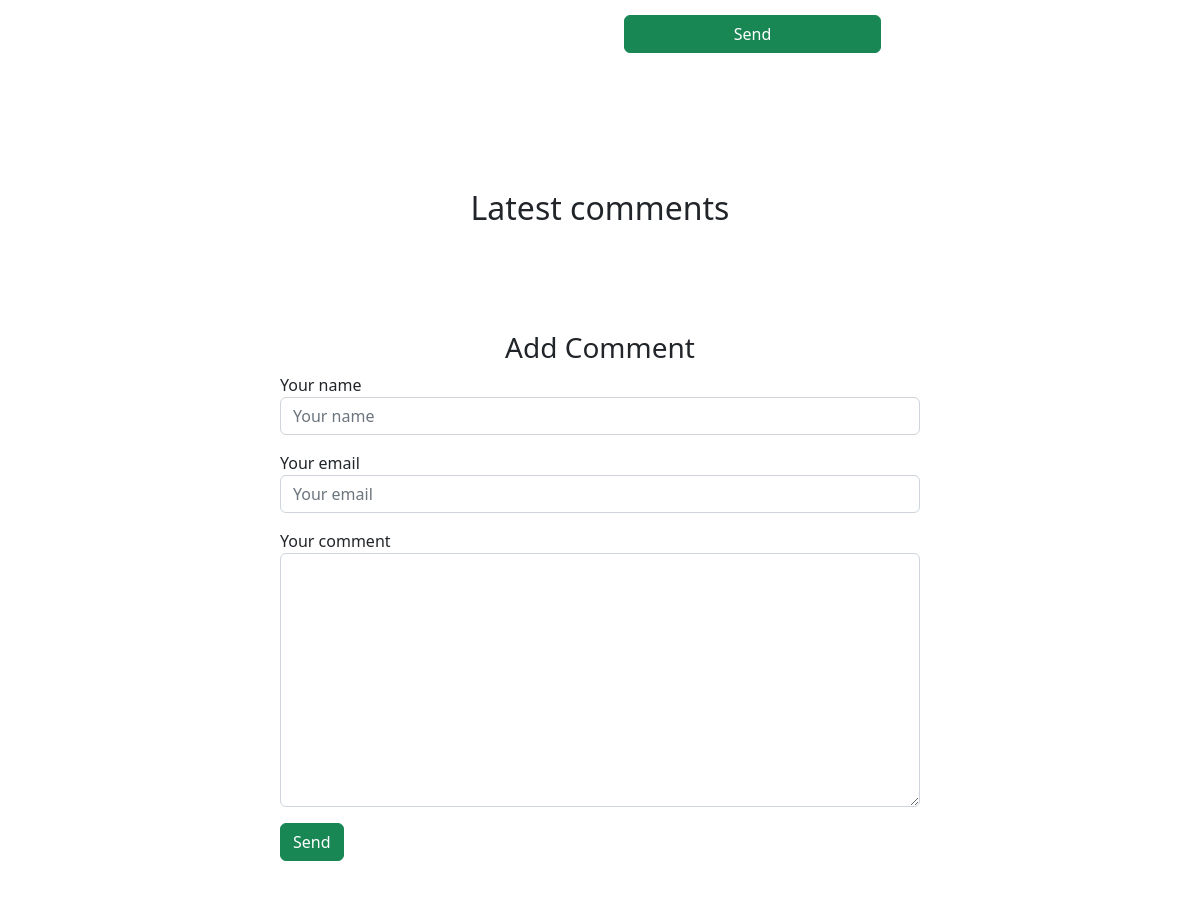
Before: /shop/product-detail/1 (middle part) with the older database file.
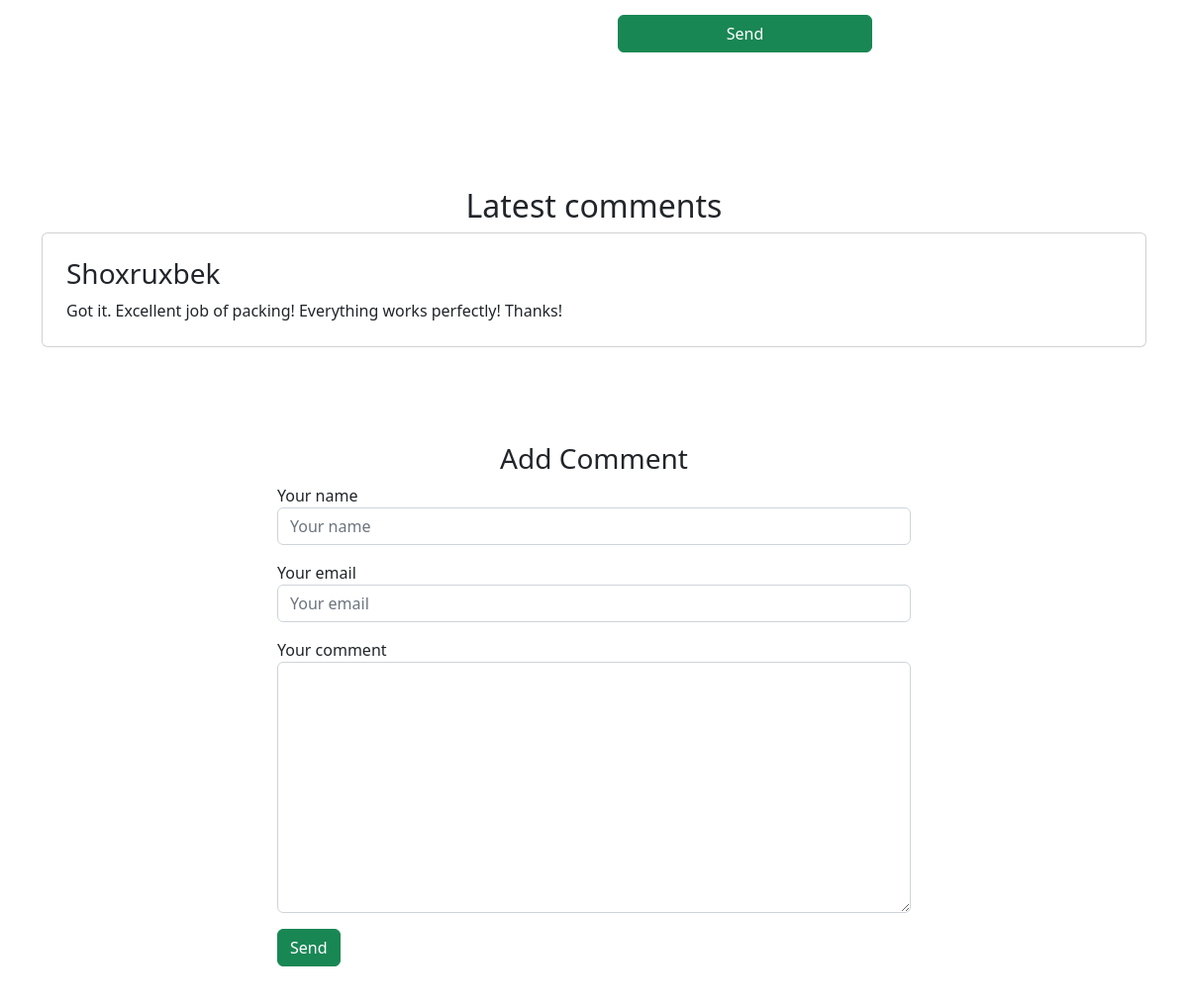
After: the same page with the newer database file.
### shop/models.py (models this page shows, shortened)
class Comment(models.Model):
    name = models.CharField(max_length=100)
    email = models.EmailField()
    body = models.TextField()
    is_appropriate = models.BooleanField(default=False)
    product = models.ForeignKey(Product, on_delete=models.CASCADE, related_name='comments')
    created_at = models.DateTimeField(auto_now_add=True)

### shop/views.py (the view)
# urls.py: path("product-detail/<int:product_id>", detail, name="detail"),
def detail(request, product_id):
    product = Product.objects.get(id=product_id)
    comments = Comment.objects.filter(product=product_id)
    if request.method == 'POST':
        comment_form = CommentForm(request.POST)
        if comment_form.is_valid():
            new_comment = comment_form.save(commit=False)
            new_comment.product = product
            new_comment.save()
            return redirect('detail', product_id=product.id)
    else:
        comment_form = CommentForm()
    context = {
        'product': product,
        'comments': comments,
        'comment_form': comment_form,
    }
    return render(request, 'shop/detail.html', context)

### shop/forms.py
class CommentForm(forms.ModelForm):
    class Meta:
        model = Comment
        fields = ['name', 'email', 'body']

### shop/models.py (called while the page is built)
    @property
    def discounted_price(self):
        return self.price * (1 - (self.discount / 100))

### shop/templates/shop/detail.html (shortened to what this page needs)
{% extends 'shop/base.html' %}
{% block content %}
        <section class="py-5">
            <div class="container px-4 px-lg-5 my-5">
                <div class="row gx-4 gx-lg-5 align-items-center">
                    <div class="col-md-6">
                        <div class="d-flex">
                            <form method="post">
                                  <div class="form-group mb-3">
                                    <input type="text" class="btn btn-success" value="Send">
                                  </div>
                              </form>
                        </div>
                    </div>
                </div>
            </div>
        </section>
        <div class="container mt-4 mb-4">
            <div class="row">
                <div class="col-12">
                    <div class="text-center">
                        <h2>Latest comments</h2>
                    </div>
                    {% for comment in comments %}
                        {% if comment.is_appropriate == True %}
                    <div class="media card p-4 mt-2">
                        <div class="media-body">
                          <h3 class="mt-0">{{ comment.name }}</h3>
                          {{ comment.body }}
                        </div>
                    </div>
                        {% endif %}
                    {% endfor %}
                </div>
                <div class="col-8 offset-2 mt-5">
                    <div class=" p-5">
                        <div class="text-center">
                            <h3>Add Comment</h3>
                        </div>
                    <form method="post">
                        <div class="form-group mb-3">
                          <label for="formGroupExampleInput">Your name</label>
                          <input type="text" class="form-control"  placeholder="Your name", name = "name">
                        </div>
                        <div class="form-group mb-3">
                          <label for="formGroupExampleInput2">Your email</label>
                          <input type="text" class="form-control" placeholder="Your email" name="email">
                        </div>
                        <div class="form-group mb-3">
                            <label for="formGroupExampleInput2">Your comment</label>
                           <textarea name="body" class="form-control" id="" cols="30" rows="10" ></textarea>
                          </div>
                          <div class="form-group mb-3">
                            <input type="submit" class="btn btn-success" value="Send">
                          </div>
                      </form>
                    </div>
                </div>
            </div>
        </div>
{% endblock %}

### shop/templates/shop/base.html (shortened to what this page needs)
{% load static %}
<!DOCTYPE html>
<html lang="en">
    <head>
        <link href="https://cdn.jsdelivr.net/npm/bootstrap-icons@1.5.0/font/bootstrap-icons.css" rel="stylesheet" />
        <link href="{% static 'shop/css/styles.css' %}" rel="stylesheet" />
    </head>
    <body>
    {% block content %}
    {% endblock %}
    </body>
</html>

Changed rows visible on the page:
added Comment: name "Shoxruxbek", body "Got it. Excellent job of packing! Everything works perfectly! Thanks!"
